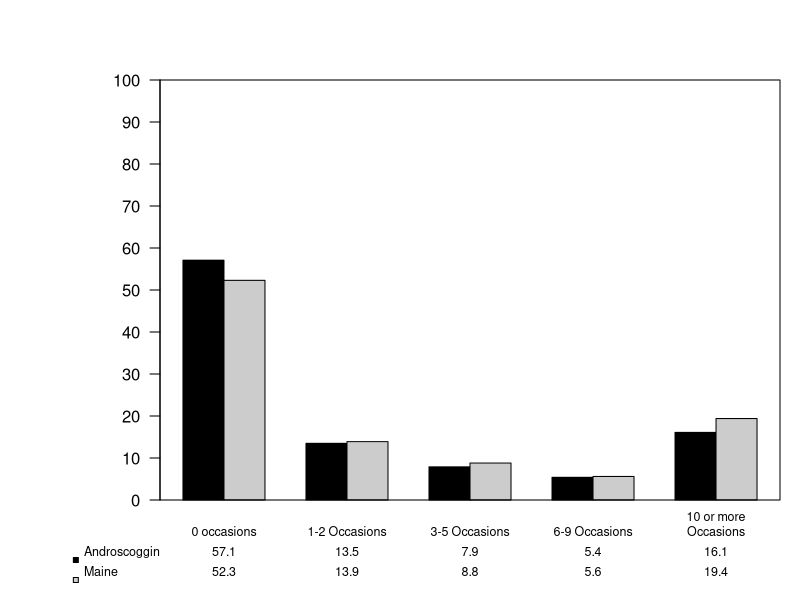

This chart was generated by the following R code:
#CODE FOUND AT: https://ubuntuforums.org/showthread.php?t=1279253

# Create data 
MyData <- matrix(c(57.1, 52.3, 13.5, 13.9, 7.9, 8.8, 5.4, 5.6, 
                   16.1, 19.4), 
                 nrow = 2) 

# Note that by using '\n' in the text, the label will be plotted on 
# two lines. '\n' is a newline character 
colnames(MyData) <- c("0 occasions", "1-2 Occasions", "3-5 Occasions", 
                      "6-9 Occasions", "10 or more\nOccasions") 

rownames(MyData) <- c("Androscoggin", "Maine") 




# Set graph margins to make room for labels 
# See ?par 
par(mar = c(5, 8, 4, 1)) 


# Set colors 
MyCols <- c("black", "grey80") 


# Set label size 
MyCex = 0.75 


# Set lines for table data 
MyLines <- 2:3 


# do barplot, getting bar midpoints in 'mp' 
# See ?barplot 
mp <- barplot(MyData, beside = TRUE, ylim = c(0, 100), 
              yaxt = "n", cex.names = MyCex, col = MyCols) 


# mp contains the following. The mean of each column 
# is the horizontal center of each pair of bars 


# Put a box around it 
box() 


# Draw y axis tick marks and labels 
axis(2, at = seq(0, 100, 10), las = 1) 


# Draw values below plot 
# Use the values of 'mp' from above. 
# See ?mtext 
mtext(side = 1, text = MyData, 
      at = rep(colMeans(mp), each = nrow(MyData)), 
      line = MyLines, cex = MyCex) 


# Get min value for the x axis. See ?par 'usr' 
min.x <- par("usr")[1] 


# Draw categories using mtext 
# See ?strwidth to get the length of the labels in 
# user coordinates, which is then used for 'at' 
# Setting 'adj = 0' left justifies the text 
mtext(side = 1, line = MyLines, text = rownames(MyData), 
      at = min.x - max(strwidth(rownames(MyData), cex = MyCex)), 
      adj = 0, cex = MyCex) 


# Draw the colored boxes 
# Same here for strheight as with strwidth above 
# Part of this is getting the vertical positioning to align with 
# the text and the horizontal position at the beginning of the labels 
# Note that we have to set 'xpd = TRUE' so that the points are drawn 
# outside the plotting region. See ?par and 'xpd' 
# We just need a single capital letter for strheight() to get the value 

VertOff <- strheight("X", cex = MyCex) * c(6, 8) 
HorizOff <- min.x - (0.85 * max(strwidth(rownames(MyData)))) 

points(rep(HorizOff, nrow(MyData)), 
       par("usr")[3] - VertOff, bg = MyCols, pch = 22, 
       xpd = TRUE, cex = MyCex)